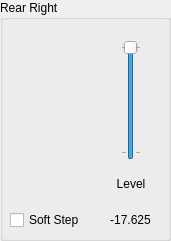
   <widget class="QGroupBox" name="groupBox_14">
    <property name="geometry">
     <rect>
      <x>610</x>
      <y>720</y>
      <width>171</width>
      <height>241</height>
     </rect>
    </property>
    <property name="title">
     <string>Rear Right</string>
    </property>
    <widget class="QWidget" name="gridLayoutWidget_15">
     <property name="geometry">
      <rect>
       <x>10</x>
       <y>40</y>
       <width>151</width>
       <height>191</height>
      </rect>
     </property>
     <layout class="QGridLayout" name="gridLayout_15">
      <item row="1" column="1" alignment="Qt::AlignHCenter|Qt::AlignVCenter">
       <widget class="QLabel" name="label_38">
        <property name="minimumSize">
         <size>
          <width>32</width>
          <height>18</height>
         </size>
        </property>
        <property name="maximumSize">
         <size>
          <width>32</width>
          <height>18</height>
         </size>
        </property>
        <property name="text">
         <string>Level</string>
        </property>
        <property name="alignment">
         <set>Qt::AlignCenter</set>
        </property>
       </widget>
      </item>
      <item row="2" column="1" alignment="Qt::AlignHCenter|Qt::AlignVCenter">
       <widget class="QLabel" name="label_39">
        <property name="minimumSize">
         <size>
          <width>45</width>
          <height>18</height>
         </size>
        </property>
        <property name="maximumSize">
         <size>
          <width>45</width>
          <height>18</height>
         </size>
        </property>
        <property name="text">
         <string>-17.625</string>
        </property>
        <property name="alignment">
         <set>Qt::AlignCenter</set>
        </property>
       </widget>
      </item>
      <item row="0" column="1">
       <layout class="QVBoxLayout" name="verticalLayout_18">
        <item alignment="Qt::AlignHCenter">
         <widget class="QSlider" name="verticalSlider_21">
          <property name="minimumSize">
           <size>
            <width>20</width>
            <height>120</height>
           </size>
          </property>
          <property name="maximumSize">
           <size>
            <width>20</width>
            <height>120</height>
           </size>
          </property>
          <property name="minimum">
           <number>-47</number>
          </property>
          <property name="maximum">
           <number>0</number>
          </property>
          <property name="pageStep">
           <number>1</number>
          </property>
          <property name="orientation">
           <enum>Qt::Vertical</enum>
          </property>
          <property name="tickPosition">
           <enum>QSlider::TicksBothSides</enum>
          </property>
          <property name="tickInterval">
           <number>47</number>
          </property>
         </widget>
        </item>
       </layout>
      </item>
      <item row="2" column="0">
       <widget class="QCheckBox" name="checkBox_18">
        <property name="minimumSize">
         <size>
          <width>85</width>
          <height>22</height>
         </size>
        </property>
        <property name="text">
         <string>Soft Step</string>
        </property>
       </widget>
      </item>
     </layout>
    </widget>
   </widget>
